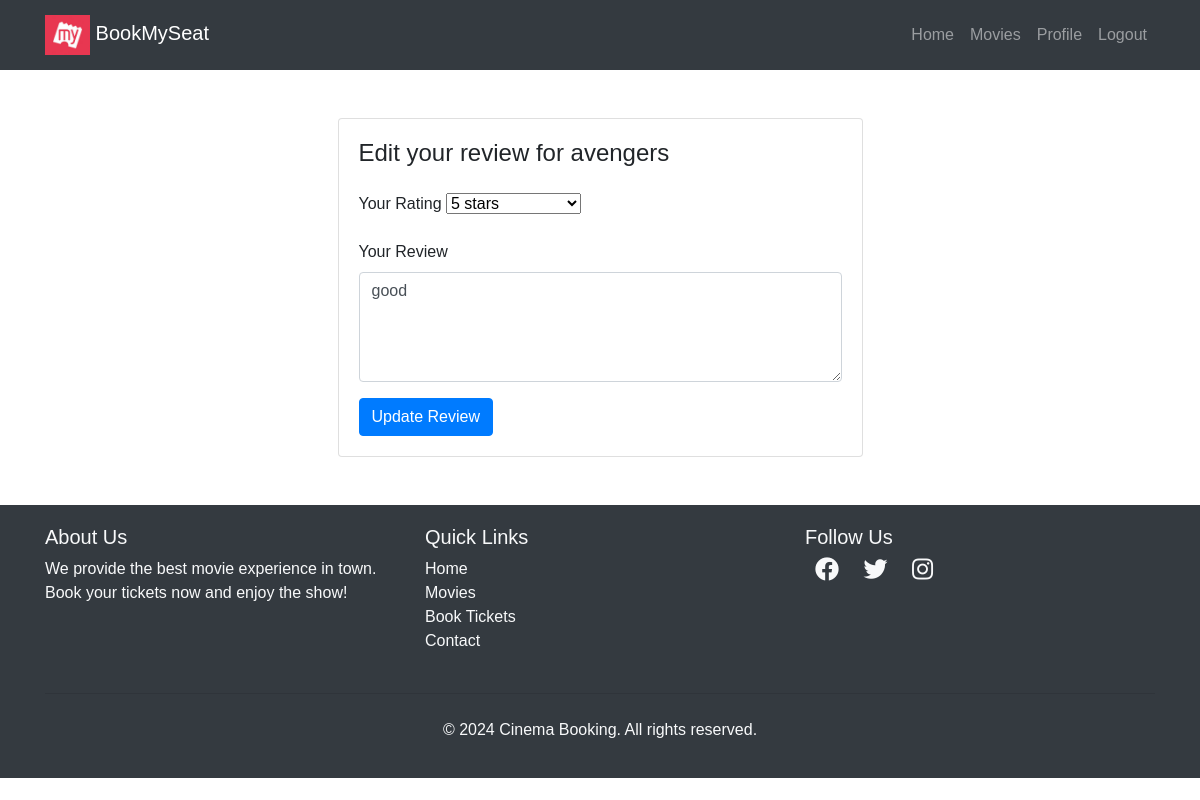
Screenshot of /movies/1/review/ (signed in) with the database file from the repository.
### movies/models.py (models this page shows, shortened)
class Movie(models.Model):
    name = models.CharField(max_length=255)
    image = models.ImageField(upload_to="movies/")
    rating = models.DecimalField(max_digits=3, decimal_places=1)
    cast = models.TextField()
    description = models.TextField(blank=True, null=True)
    genre = models.CharField(max_length=100, blank=True, default='')
    language = models.CharField(max_length=50, blank=True, default='')
    release_date = models.DateField(null=True, blank=True)
    trailer_url = models.URLField(blank=True, default='', help_text="Paste a YouTube video link")
    duration_minutes = models.PositiveIntegerField(null=True, blank=True, help_text="Movie length in minutes")
    AGE_RATING_CHOICES = [
        ('U', 'U - Universal'),
        ('UA', 'UA - Parental Guidance'),
        ('A', 'A - Adults Only'),
        ('S', 'S - Restricted to Special Class'),
    ]
    age_certification = models.CharField(max_length=2, choices=AGE_RATING_CHOICES, blank=True, default='')

class Review(models.Model):
    user = models.ForeignKey(User, on_delete=models.CASCADE, related_name='reviews')
    movie = models.ForeignKey(Movie, on_delete=models.CASCADE, related_name='reviews')
    rating = models.PositiveSmallIntegerField(validators=[MinValueValidator(1), MaxValueValidator(5)])
    comment = models.TextField(blank=True)
    created_at = models.DateTimeField(auto_now_add=True)
    updated_at = models.DateTimeField(auto_now=True)
    reported_count = models.PositiveIntegerField(default=0)
    class Meta:
        unique_together = ('user', 'movie')

### movies/views.py (the view, shortened to what this page needs)
# urls.py: path('<int:movie_id>/review/',views.submit_review,name='submit_review'),
@login_required(login_url='/login/')
def submit_review(request, movie_id):
    movie = get_object_or_404(Movie, id=movie_id)
    has_watched = Booking.objects.filter(user=request.user, movie=movie, status='confirmed').exists()
    if not has_watched:
        messages.error(request, "You can only review a movie after booking and watching it.")
        return redirect('theater_list', movie_id=movie.id)
    existing_review = Review.objects.filter(user=request.user, movie=movie).first()
    return render(request, 'movies/submit_review.html', {
        'movie': movie,
        'existing_review': existing_review,
    })

### templates/movies/submit_review.html (shortened to what this page needs)
{% extends "users/basic.html" %} {% block content %}
<div class="container mt-5">
  <div class="row">
    <div class="col-lg-6 mx-auto">
      <div class="card">
        <div class="card-body">
          <h4 class="card-title mb-4">
            {% if existing_review %}Edit your review for{% else %}Review{% endif %}
            {{ movie.name }}
          </h4>
          <form method="POST">
            <div class="mb-3">
              <label class="form-label">Your Rating</label>
              <select name="rating" class="form-select" required>
                {% for i in "12345" %}
                <option value="{{ i }}" {% if existing_review.rating|stringformat:"s" == i %}selected{% endif %}>
                  {{ i }} star{{ i|add:"0"|pluralize }}
                </option>
                {% endfor %}
              </select>
            </div>
            <div class="mb-3">
              <label class="form-label">Your Review</label>
              <textarea name="comment" class="form-control" rows="4" placeholder="What did you think of the movie?">{{ existing_review.comment|default:'' }}</textarea>
            </div>
            <button type="submit" class="btn btn-primary">
              {% if existing_review %}Update Review{% else %}Submit Review{% endif %}
            </button>
          </form>
        </div>
      </div>
    </div>
  </div>
</div>
{% endblock %}

### templates/users/basic.html (style rules this page uses)
body { font-family: Arial, sans-serif; }

### rows the page displays
Movie: name "avengers"
Review: rating "5 stars", comment "good"
